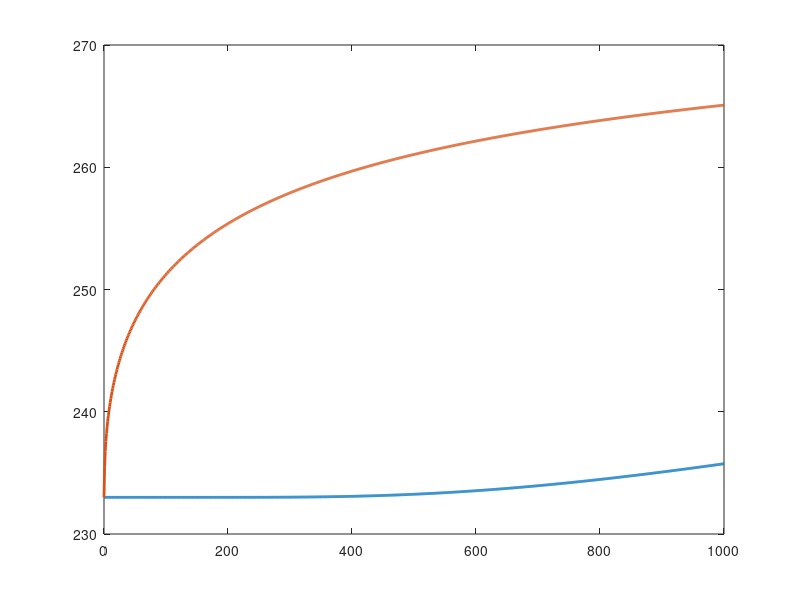

Source code (MATLAB):
% Esame del 2 febbraio 2024 pomeriggio, punto b EULERO ALL'INDIETRO
% Simone Canevarolo
% S269893
% 21 aprile 2024

clear all
close all
clc

raggio = 10e-2; % m
alt = 40e-2; % m
altcaduta = 5e3; % m
uu = 5; % m/s

ro = 950; % kg/m^3
hh = 100; % W/m^2/K
Taria = 280; % K
T0 = 233; % k

K = @(T) 4.5*(T/T0);
cpfunz = @(T) 670+1.2*(T-233);

dx = 1e-3;
xx = (0:dx:alt/2)';
Nx = length(xx);

tmax = altcaduta/uu;
dt = 1;
tt = (0:dt:tmax);
Nt = length(tt);

Tm = T0*ones(Nx,1);
kk = K(T0);
cp = cpfunz(T0);

Tsuperficie = T0*ones(Nx,1);
Tcentro = T0*ones(Nx,1);

for ii = 2:Nt

    kk = K(Tm);
    cp = cpfunz(Tm);

    aa = dt*kk./ro./cp./dx^2;

    sup_diag = -1/2*aa;
    main_diag = 1+aa;
    sub_diag = -1/2*aa;

    % Band = [[sub_diag(2:end);0], main_diag, [0;sup_diag(1:end-1)]];
    Band = [sub_diag, main_diag, sup_diag];

    AA = spdiags(Band,-1:1,Nx,Nx);

    bb = Tm;

    AA(1,1) = +kk(1)/dx+hh;
    AA(1,2) = -kk(1)/dx;
    bb(1) = +hh*Taria;

    AA(end,end-1) = -1;
    AA(end,end) = 1;
    bb(end) = 0;

    TT = AA\bb;

    Tcentro(ii) = TT(end);
    Tsuperficie(ii) = TT(1);

    Tm = TT;

end

figure(1)
plot(tt,Tcentro,'LineWidth',2)
hold on
plot(tt,Tsuperficie,'linewidth',2)
